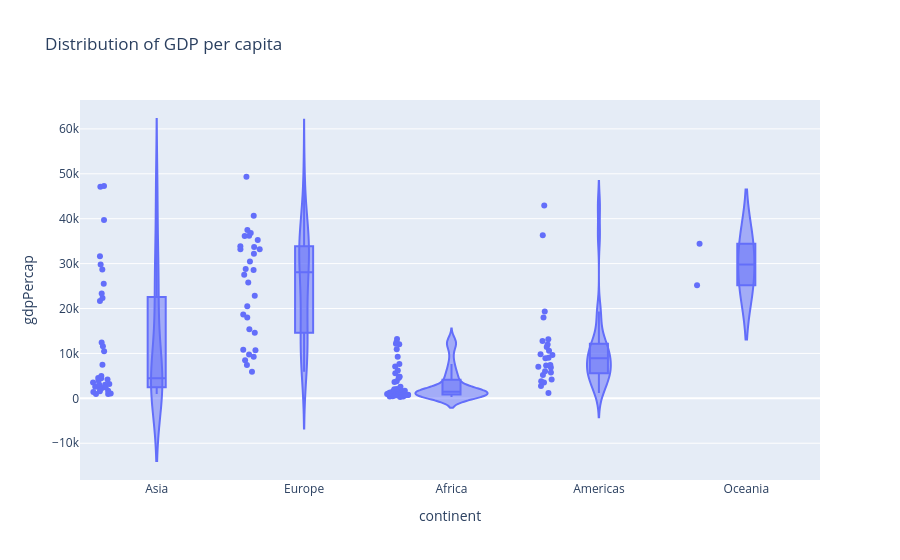

Notebook code for this chart:
### Code cell
distPerCapFig = px.violin(df_2007,y='gdpPercap',x='continent',box=True,points='all',title='Distribution of GDP per capita')
distPerCapFig.show()

### Figure 1 — Plotly figure (JSON) as saved in the notebook; plotly's stock layout.template omitted (floating-point values rounded to 4 significant figures; data arrays with more than 128 entries replaced by an {"elided": "..."} marker saying what was removed)
{"data": [{"alignmentgroup": "True", "box": {"visible": true}, "hovertemplate": "continent=%{x}<br>gdpPercap=%{y}<extra></extra>", "legendgroup": "", "marker": {"color": "#636efa"}, "name": "", "offsetgroup": "", "orientation": "v", "points": "all", "scalegroup": "True", "showlegend": false, "x": {"elided": "142 str values"}, "x0": " ", "xaxis": "x", "y": {"elided": "142 float values"}, "y0": " ", "yaxis": "y", "type": "violin"}], "layout": {"xaxis": {"anchor": "y", "domain": [0.0, 1.0], "title": {"text": "continent"}}, "yaxis": {"anchor": "x", "domain": [0.0, 1.0], "title": {"text": "gdpPercap"}}, "legend": {"tracegroupgap": 0}, "title": {"text": "Distribution of GDP per capita"}, "violinmode": "group"}}
